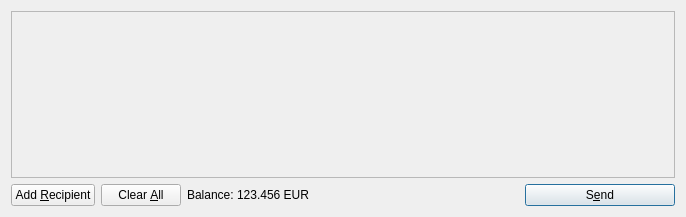
<?xml version="1.0" encoding="UTF-8"?>
<ui version="4.0">
 <class>SendCoinsDialog</class>
 <widget class="QDialog" name="SendCoinsDialog">
  <property name="geometry">
   <rect>
    <x>0</x>
    <y>0</y>
    <width>686</width>
    <height>217</height>
   </rect>
  </property>
  <property name="windowTitle">
   <string>Send Coins</string>
  </property>
  <layout class="QVBoxLayout" name="verticalLayout">
   <item>
    <widget class="QScrollArea" name="scrollArea">
     <property name="widgetResizable">
      <bool>true</bool>
     </property>
     <widget class="QWidget" name="scrollAreaWidgetContents">
      <property name="geometry">
       <rect>
        <x>0</x>
        <y>0</y>
        <width>666</width>
        <height>165</height>
       </rect>
      </property>
      <layout class="QVBoxLayout" name="verticalLayout_2">
       <property name="margin">
        <number>0</number>
       </property>
       <item>
        <layout class="QVBoxLayout" name="entries">
         <property name="spacing">
          <number>6</number>
         </property>
        </layout>
       </item>
       <item>
        <spacer name="verticalSpacer">
         <property name="orientation">
          <enum>Qt::Vertical</enum>
         </property>
         <property name="sizeHint" stdset="0">
          <size>
           <width>20</width>
           <height>40</height>
          </size>
         </property>
        </spacer>
       </item>
      </layout>
     </widget>
    </widget>
   </item>
   <item>
    <layout class="QHBoxLayout" name="horizontalLayout">
     <item>
      <widget class="QPushButton" name="addButton">
       <property name="toolTip">
        <string>Send to multiple recipients at once</string>
       </property>
       <property name="text">
        <string>Add &amp;Recipient</string>
       </property>
       <property name="icon">
        <iconset resource="../eurocoin.qrc">
         <normaloff>:/icons/add</normaloff>:/icons/add</iconset>
       </property>
       <property name="autoDefault">
        <bool>false</bool>
       </property>
      </widget>
     </item>
     <item>
      <widget class="QPushButton" name="clearButton">
       <property name="sizePolicy">
        <sizepolicy hsizetype="Minimum" vsizetype="Fixed">
         <horstretch>0</horstretch>
         <verstretch>0</verstretch>
        </sizepolicy>
       </property>
       <property name="toolTip">
        <string>Remove all transaction fields</string>
       </property>
       <property name="text">
        <string>Clear &amp;All</string>
       </property>
       <property name="icon">
        <iconset resource="../eurocoin.qrc">
         <normaloff>:/icons/remove</normaloff>:/icons/remove</iconset>
       </property>
       <property name="autoRepeatDelay">
        <number>300</number>
       </property>
       <property name="autoDefault">
        <bool>false</bool>
       </property>
      </widget>
     </item>
     <item>
      <layout class="QHBoxLayout" name="horizontalLayout_2">
       <property name="spacing">
        <number>3</number>
       </property>
       <item>
        <widget class="QLabel" name="label">
         <property name="text">
          <string>Balance:</string>
         </property>
        </widget>
       </item>
       <item>
        <widget class="QLabel" name="labelBalance">
         <property name="cursor">
          <cursorShape>IBeamCursor</cursorShape>
         </property>
         <property name="text">
          <string>123.456 EUR</string>
         </property>
         <property name="textInteractionFlags">
          <set>Qt::LinksAccessibleByMouse|Qt::TextSelectableByKeyboard|Qt::TextSelectableByMouse</set>
         </property>
        </widget>
       </item>
      </layout>
     </item>
     <item>
      <spacer name="horizontalSpacer">
       <property name="orientation">
        <enum>Qt::Horizontal</enum>
       </property>
       <property name="sizeHint" stdset="0">
        <size>
         <width>40</width>
         <height>20</height>
        </size>
       </property>
      </spacer>
     </item>
     <item>
      <widget class="QPushButton" name="sendButton">
       <property name="minimumSize">
        <size>
         <width>150</width>
         <height>0</height>
        </size>
       </property>
       <property name="toolTip">
        <string>Confirm the send action</string>
       </property>
       <property name="text">
        <string>S&amp;end</string>
       </property>
       <property name="icon">
        <iconset resource="../eurocoin.qrc">
         <normaloff>:/icons/send</normaloff>:/icons/send</iconset>
       </property>
       <property name="default">
        <bool>true</bool>
       </property>
      </widget>
     </item>
    </layout>
   </item>
  </layout>
 </widget>
 <resources>
  <include location="../eurocoin.qrc"/>
 </resources>
 <connections/>
</ui>
